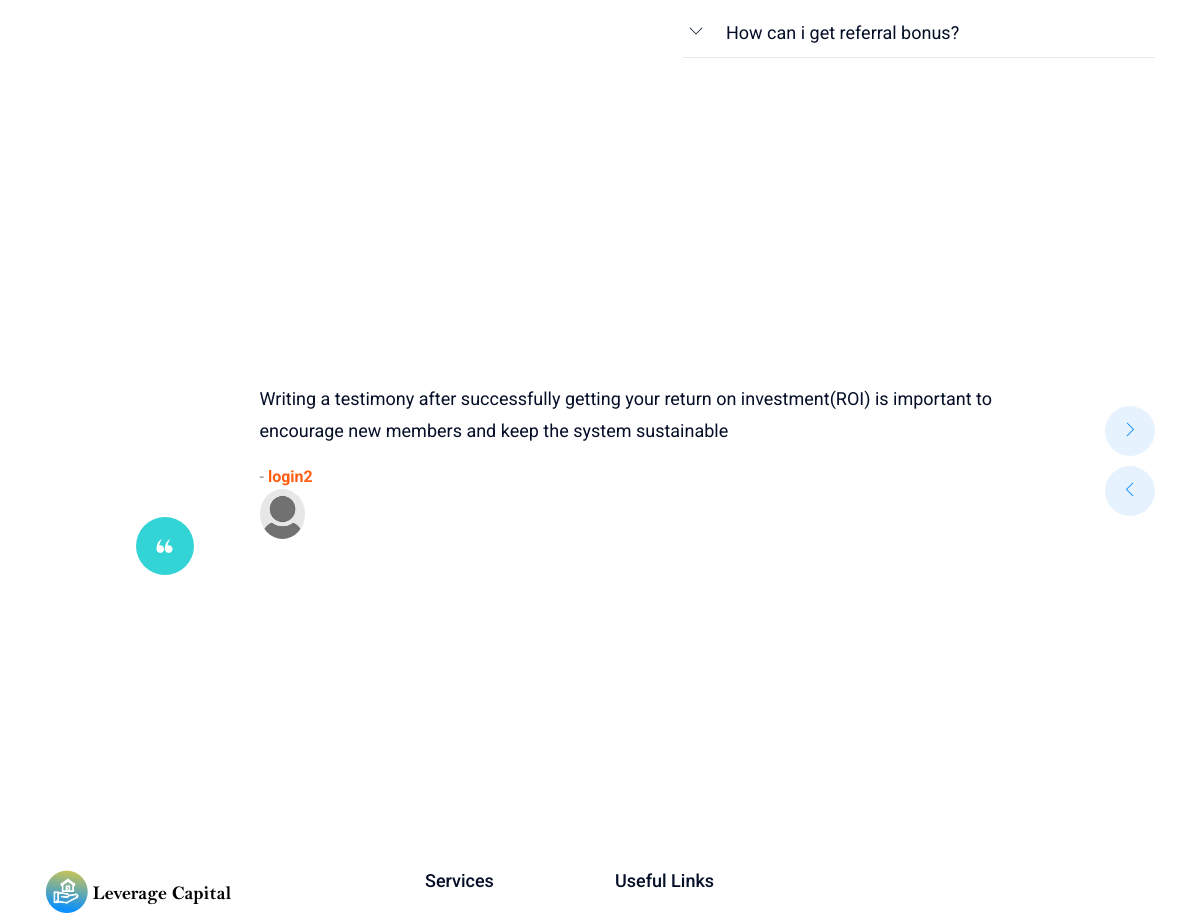
Before: / (middle part) with the older database file.
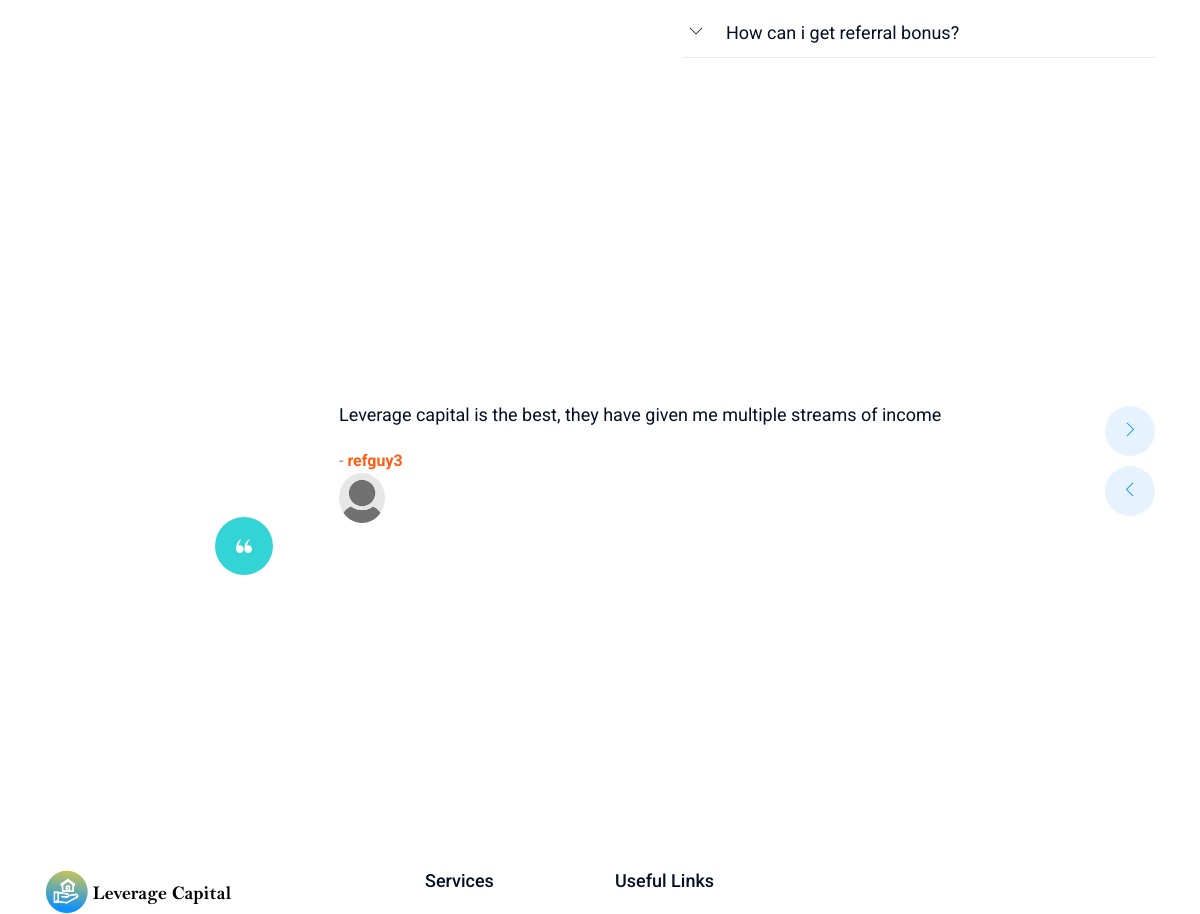
After: the same page with the newer database file.
### testimony/models.py (models this page shows, shortened)
class Testimony(models.Model):
    user = models.ForeignKey(User, on_delete=models.CASCADE, null=True, blank=True)
    name = models.CharField(max_length=300, null=True, blank=True)
    profile = models.ForeignKey(Profile, on_delete=models.CASCADE, null=True, blank=True)
    content = models.TextField(null=True, blank=True)
    time = models.DateTimeField(auto_now_add=False, null=True, blank=True)
    class Meta:
        verbose_name_plural = 'Testimonies'

### authentication/models.py (models this page shows, shortened)
class Profile(models.Model):
    user = models.ForeignKey(User, on_delete=models.CASCADE, null=True, blank=True)
    phone = models.CharField( max_length=20, blank=True, null=True)
    profile_pic = models.ImageField(default='uploads/profile_pic/default_pic.jpg', upload_to="uploads/profile_pic", blank=True, null=True)
    account_name = models.CharField(max_length=300, blank=True, null=True)
    account_number= models.CharField(max_length=100, blank=True, null=True)
    bank = models.CharField(max_length=300, blank=True, null=True)
    bitcoin_wallet = models.CharField(max_length=300, blank=True, null=True)
    is_referred = models.BooleanField(default=False, null=True, blank=True)
    has_referred = models.IntegerField(default=0, blank=True, null=True)
    referral_balance = models.IntegerField(default=0, blank=True, null=True)
    referred_active = models.IntegerField(default=0, blank=True, null=True)#number to determine wether withdraw button will be active
    referral_code = models.CharField(max_length=100, null=True, blank=True)
    has_withdrawn = models.BooleanField(default=False, null=True, blank=True)#once this is True, the withdraw field becomes readonly
    mode_of_receiving = models.IntegerField(default=1, null=True, blank=True)

### capital/views.py (the view)
# urls.py: path('', homePage, name="home-page" ),
def homePage(request):
    content = Testimony.objects.all().order_by("-time")[:6]
    contex = {
        'content':content
    }
    return render(request, 'index.html', contex)

### templates/index.html (shortened to what this page needs)
{%extends 'layout/base.html'%}
{%load static%}
{%block content%}
    <div class="accordion_area">
        <div class="container">
            <div class="row justify-content-end">
                <div class="col-lg-6">
                    <div class="faq_ask pl-68">
                            <div id="accordion">
                                    <div class="card wow fadeInUp" data-wow-duration="1.3s" data-wow-delay=".5s">
                                        <div class="card-header" id="headingThree">
                                            <h5 class="mb-0">
                                                <button class="btn btn-link collapsed" data-toggle="collapse" data-target="#collapseThree" aria-expanded="false" aria-controls="collapseThree">
                                                    How can i get referral bonus?
                                                </button>
                                            </h5>
                                        </div>
                                </div>
                    </div>
                </div>
            </div>
        </div>
    </div>
    <div class="testimonial_area  ">
        <div class="container">
            <div class="row">
                <div class="col-xl-12">
                    <div class="testmonial_active owl-carousel">
                        {% for testimony in content%}
                        <div class="single_carousel">
                            <div class="row">
                                <div class="col-lg-11">
                                    <div class="single_testmonial d-flex align-items-center">
                                        <div class="thumb">
                                            <div class="quote_icon">
                                                <i class="Flaticon flaticon-quote"></i>
                                            </div>
                                        </div>
                                        <div class="info">
                                            <p>{{testimony.content}}</p>
                                            <span>- <b>{{testimony.user.username}}</b></span><img src="{{testimony.profile.profile_pic.url}}" alt="" height='50px' width='50px' style="border-radius:50%;">
                                        </div>
                                    </div>
                                </div>
                            </div>
                        </div>
                        {%endfor%}
                    </div>
                </div>
            </div>
        </div>
    </div>
{%endblock%}

Changed rows visible on the page:
no longer on this page (row unchanged): Testimony: content "Writing a testimony after successfully getting your return on investment(ROI) is important to encourage new members and keep the system sustainable", user.username "login2", profile.profile_pic (placeholder picture)
added Testimony: content "Leverage capital is the best, they have given me multiple streams of income", user.username "refguy3", profile.profile_pic (placeholder picture)
